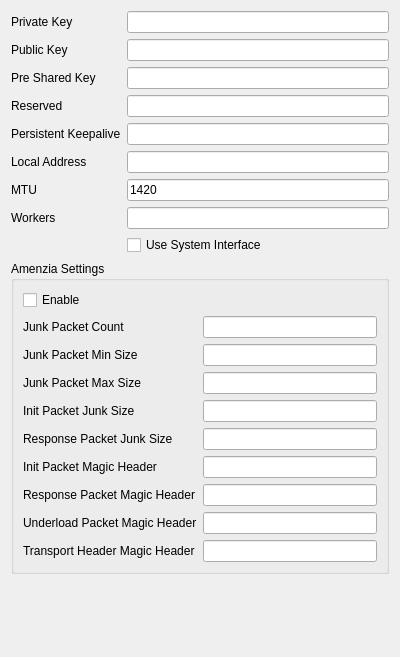
<?xml version="1.0" encoding="UTF-8"?>
<ui version="4.0">
 <class>EditWireguard</class>
 <widget class="QWidget" name="EditWireguard">
  <property name="geometry">
   <rect>
    <x>0</x>
    <y>0</y>
    <width>400</width>
    <height>657</height>
   </rect>
  </property>
  <property name="windowTitle">
   <string>EditWireguard</string>
  </property>
  <layout class="QFormLayout" name="formLayout_2">
   <item row="0" column="0">
    <widget class="QLabel" name="private_key_l">
     <property name="text">
      <string>Private Key</string>
     </property>
    </widget>
   </item>
   <item row="0" column="1">
    <widget class="QLineEdit" name="private_key"/>
   </item>
   <item row="1" column="0">
    <widget class="QLabel" name="public_key_l">
     <property name="text">
      <string>Public Key</string>
     </property>
    </widget>
   </item>
   <item row="1" column="1">
    <widget class="QLineEdit" name="public_key"/>
   </item>
   <item row="2" column="0">
    <widget class="QLabel" name="preshared_key_l">
     <property name="text">
      <string>Pre Shared Key</string>
     </property>
    </widget>
   </item>
   <item row="2" column="1">
    <widget class="QLineEdit" name="preshared_key"/>
   </item>
   <item row="3" column="0">
    <widget class="QLabel" name="reserved_l">
     <property name="text">
      <string>Reserved</string>
     </property>
    </widget>
   </item>
   <item row="3" column="1">
    <widget class="QLineEdit" name="reserved"/>
   </item>
   <item row="4" column="0">
    <widget class="QLabel" name="label">
     <property name="toolTip">
      <string>&lt;html&gt;&lt;head/&gt;&lt;body&gt;&lt;p&gt;persistent_keepalive_interval in seconds&lt;/p&gt;&lt;/body&gt;&lt;/html&gt;</string>
     </property>
     <property name="whatsThis">
      <string>&lt;html&gt;&lt;head/&gt;&lt;body&gt;&lt;p&gt;&lt;br/&gt;&lt;/p&gt;&lt;/body&gt;&lt;/html&gt;</string>
     </property>
     <property name="text">
      <string>Persistent Keepalive</string>
     </property>
    </widget>
   </item>
   <item row="4" column="1">
    <widget class="QLineEdit" name="persistent_keepalive"/>
   </item>
   <item row="5" column="0">
    <widget class="QLabel" name="local_addr_l">
     <property name="toolTip">
      <string>&lt;html&gt;&lt;head/&gt;&lt;body&gt;&lt;p&gt;comma seperated list of subnets&lt;/p&gt;&lt;/body&gt;&lt;/html&gt;</string>
     </property>
     <property name="text">
      <string>Local Address</string>
     </property>
    </widget>
   </item>
   <item row="5" column="1">
    <widget class="QLineEdit" name="local_addr"/>
   </item>
   <item row="6" column="0">
    <widget class="QLabel" name="mtu_l">
     <property name="text">
      <string>MTU</string>
     </property>
    </widget>
   </item>
   <item row="6" column="1">
    <widget class="QLineEdit" name="mtu">
     <property name="text">
      <string>1420</string>
     </property>
    </widget>
   </item>
   <item row="7" column="0">
    <widget class="QLabel" name="workers_l">
     <property name="text">
      <string>Workers</string>
     </property>
    </widget>
   </item>
   <item row="7" column="1">
    <widget class="QLineEdit" name="workers"/>
   </item>
   <item row="8" column="1">
    <widget class="QCheckBox" name="sys_ifc">
     <property name="text">
      <string>Use System Interface</string>
     </property>
    </widget>
   </item>
   <item row="9" column="0" colspan="2">
    <widget class="QGroupBox" name="groupBox">
     <property name="title">
      <string>Amenzia Settings</string>
     </property>
     <layout class="QFormLayout" name="formLayout">
      <item row="0" column="0">
       <widget class="QCheckBox" name="enable_amenzia">
        <property name="text">
         <string>Enable</string>
        </property>
       </widget>
      </item>
      <item row="1" column="1">
       <widget class="QLineEdit" name="junk_packet_count"/>
      </item>
      <item row="1" column="0">
       <widget class="QLabel" name="label_2">
        <property name="text">
         <string>Junk Packet Count</string>
        </property>
       </widget>
      </item>
      <item row="2" column="1">
       <widget class="QLineEdit" name="junk_packet_min_size"/>
      </item>
      <item row="2" column="0">
       <widget class="QLabel" name="label_3">
        <property name="text">
         <string>Junk Packet Min Size</string>
        </property>
       </widget>
      </item>
      <item row="3" column="0">
       <widget class="QLabel" name="label_4">
        <property name="text">
         <string>Junk Packet Max Size</string>
        </property>
       </widget>
      </item>
      <item row="3" column="1">
       <widget class="QLineEdit" name="junk_packet_max_size"/>
      </item>
      <item row="4" column="0">
       <widget class="QLabel" name="label_5">
        <property name="text">
         <string>Init Packet Junk Size</string>
        </property>
       </widget>
      </item>
      <item row="4" column="1">
       <widget class="QLineEdit" name="init_packet_junk_size"/>
      </item>
      <item row="5" column="0">
       <widget class="QLabel" name="label_6">
        <property name="text">
         <string>Response Packet Junk Size</string>
        </property>
       </widget>
      </item>
      <item row="5" column="1">
       <widget class="QLineEdit" name="response_packet_junk_size"/>
      </item>
      <item row="6" column="0">
       <widget class="QLabel" name="label_7">
        <property name="text">
         <string>Init Packet Magic Header</string>
        </property>
       </widget>
      </item>
      <item row="6" column="1">
       <widget class="QLineEdit" name="init_packet_magic_header"/>
      </item>
      <item row="7" column="0">
       <widget class="QLabel" name="label_8">
        <property name="text">
         <string>Response Packet Magic Header</string>
        </property>
       </widget>
      </item>
      <item row="7" column="1">
       <widget class="QLineEdit" name="response_packet_magic_header"/>
      </item>
      <item row="8" column="0">
       <widget class="QLabel" name="label_9">
        <property name="text">
         <string>Underload Packet Magic Header</string>
        </property>
       </widget>
      </item>
      <item row="8" column="1">
       <widget class="QLineEdit" name="underload_packet_magic_header"/>
      </item>
      <item row="9" column="0">
       <widget class="QLabel" name="label_10">
        <property name="text">
         <string>Transport Header Magic Header</string>
        </property>
       </widget>
      </item>
      <item row="9" column="1">
       <widget class="QLineEdit" name="transport_packet_magic_header"/>
      </item>
     </layout>
    </widget>
   </item>
  </layout>
 </widget>
 <resources/>
 <connections/>
</ui>
